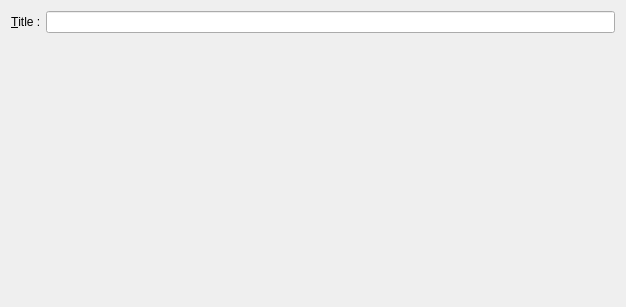
<ui version="4.0" >
 <class>PostWidget</class>
 <widget class="QWidget" name="PostWidget" >
  <property name="geometry" >
   <rect>
    <x>0</x>
    <y>0</y>
    <width>626</width>
    <height>307</height>
   </rect>
  </property>
  <property name="windowTitle" >
   <string>Form</string>
  </property>
  <layout class="QGridLayout" name="gridLayout" >
   <item row="0" column="0" >
    <layout class="QHBoxLayout" name="horizontalLayout" >
     <property name="sizeConstraint" >
      <enum>QLayout::SetDefaultConstraint</enum>
     </property>
     <item>
      <widget class="QLabel" name="label_3" >
       <property name="text" >
        <string>&amp;Title :</string>
       </property>
       <property name="buddy" >
        <cstring>txtTitle</cstring>
       </property>
      </widget>
     </item>
     <item>
      <widget class="QLineEdit" name="txtTitle" />
     </item>
    </layout>
   </item>
   <item row="1" column="0" >
    <widget class="QWidget" native="1" name="wPost" >
     <layout class="QGridLayout" name="gridLayout_2" />
    </widget>
   </item>
  </layout>
 </widget>
 <resources/>
 <connections/>
</ui>
